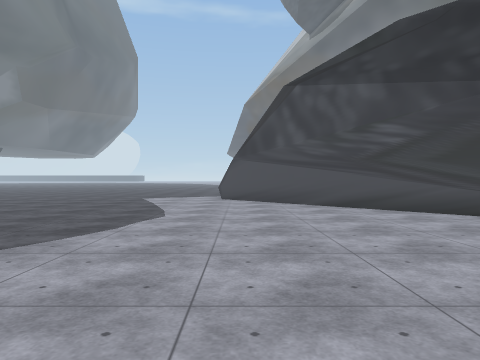
[1] (above)

18 first-person views from a walk through a scene from a Unity 3-D project. The camera is 1.3 m above the floor, looks level and sees 70° across. The floor is counted in squares, 2 m on a side. Each view is taken from the middle of a square. On the plan, view 1 faces up. The plan holds only what a view shows up to about 10 squares ahead; the rest is blank. The place goes on beyond the plan. Some animated figures are left out. Some surface patterns are stand-ins.

[2]
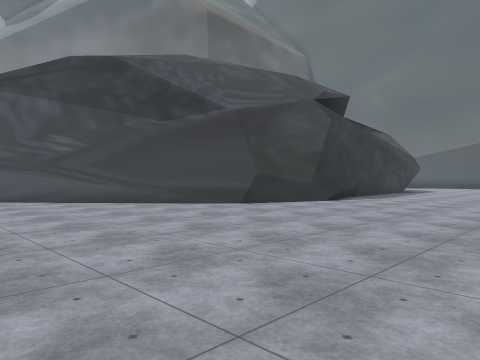

[3]
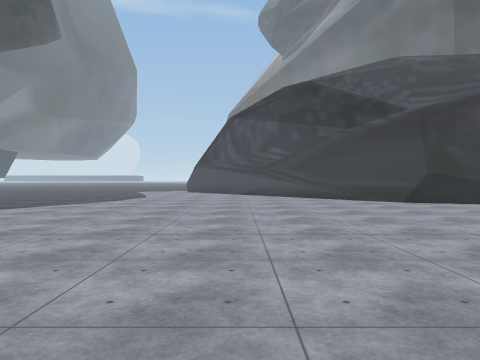

[4]
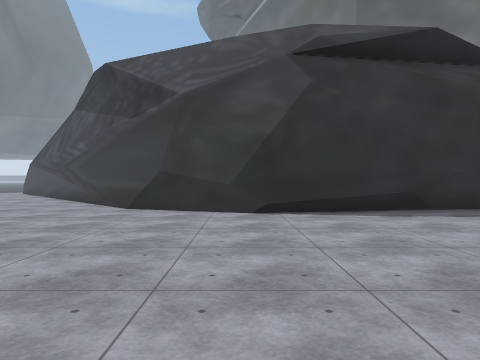

[5]
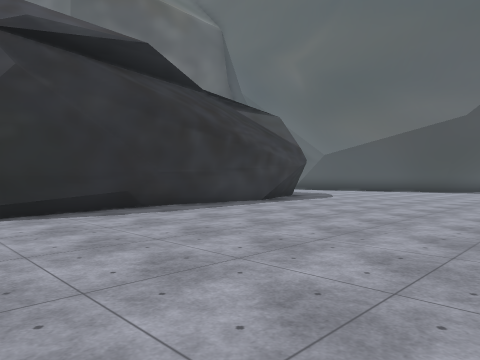

[6]
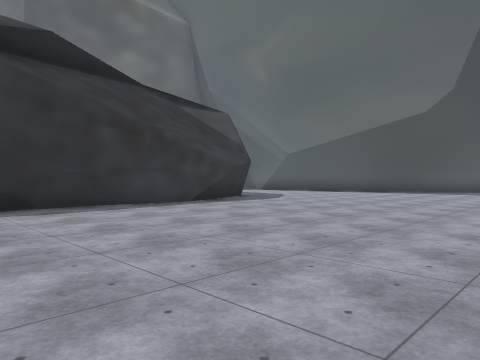

[7]
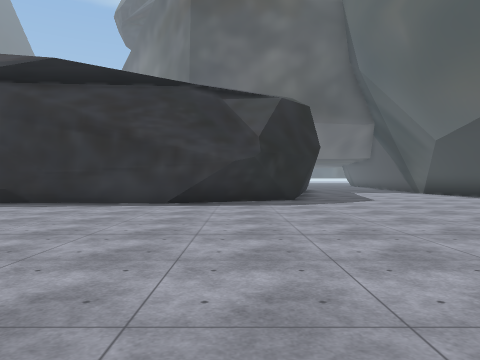

[8]
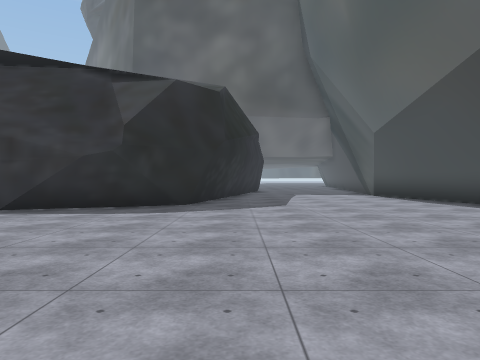

[9]
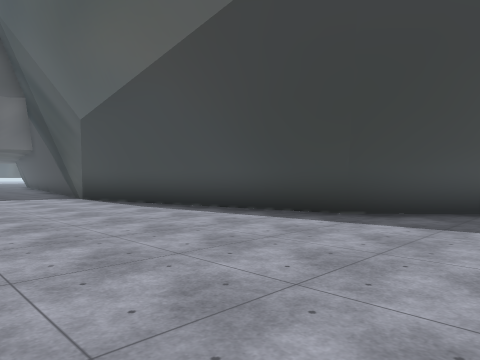

[10]
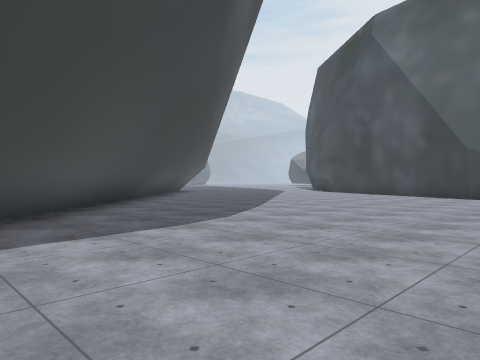

[11]
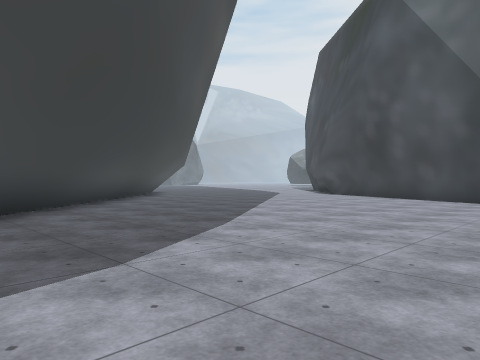

[12]
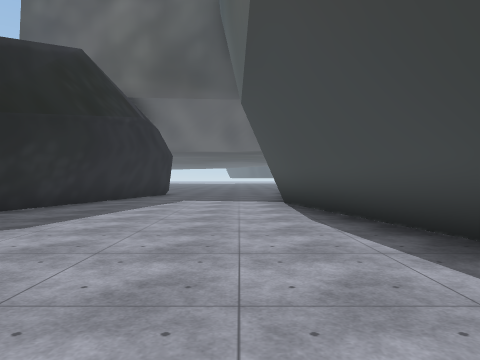

[13]
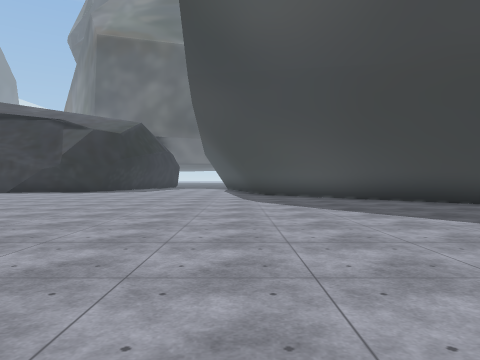

[14]
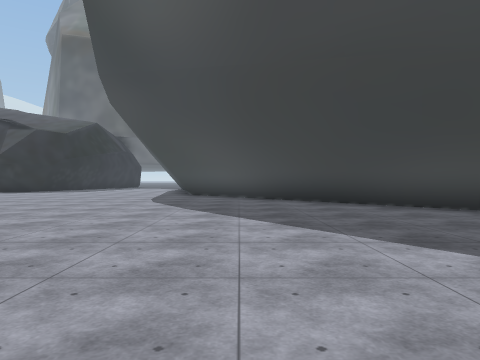

[15]
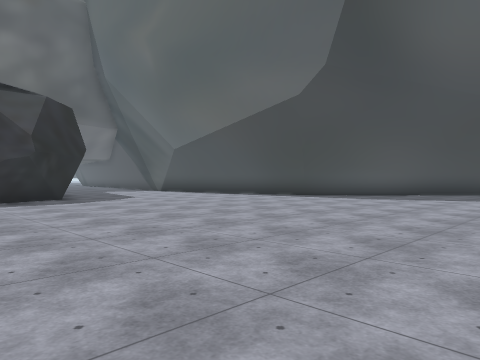

[16]
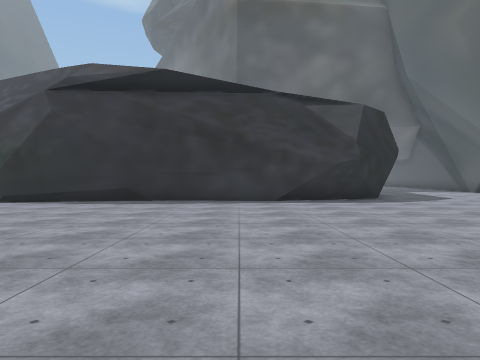

[17]
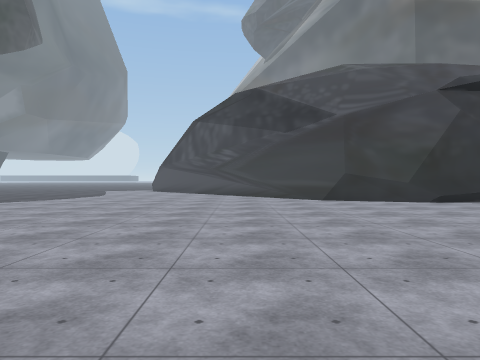

[18]
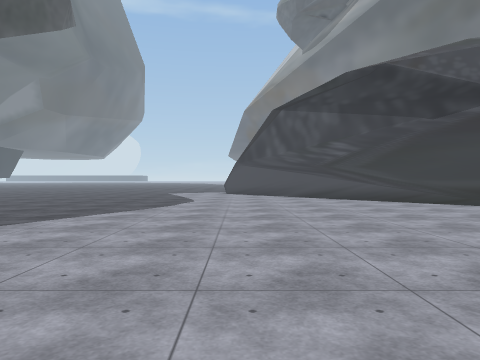

### Floor plan
Points are (right, up) in squares from view 1. A wall is a line through its corners. A room is listed if a view was taken in it or the views show most of it. See-through windows are left out.
Room 1 (views 1, 2, 3, 4, 5, 6, 7, 8, 9, 10, 11, 12, 13, 14, 15, 16, 17, 18)
walls: (14.1, 3.1) (12.7, 3.3); (16.5, 3) (13.1, 3.5); (13.7, 3.5) (10.5, 2.6); (13.6, 3.5) (8.8, 2.8) (7.1, 3.6) (2.1, 8.3); (9.5, 2.8) (8.9, 3.1); (18.4, 3) (12.7, 3.2); (9.2, 2.8) (8.6, 3.1); (9, 2.8) (6.6, 3.7); (6.7, 3.3) (0.5, 10); (20.5, 4.2) (17.3, 2.9); (28, -13.6) (28.4, -13.8); (22.2, 10) (21, 4.7) (19.8, 3.7) (18, 2.9); (34.5, -5.2) (28.6, 0.8) (26.9, 8.7); (34.6, -5.5) (28.4, 0.9) (26.7, 8.5)
low walls: (18, 3.4) (17.2, 3.1); (20.4, 4.4) (18.2, 3.5); (20.9, 5.3) (20.7, 4.6); (22, 10.1) (21.2, 6.8); (31.4, -1.4) (28.9, 1.1) (27.5, 7.4); (27.5, 7.5) (27.1, 9.2); (32.5, -2.5) (31.5, -1.5); (34.5, -4.8) (28.8, 1.1) (27, 9); (34.6, -4.6) (32.5, -2.6)

Where each view was taken, in squares from view 1:
view 1: 0 up, 0 right, facing up
view 2: 3 down, 0 right, facing up-right
view 3: 6 down, 2 right, facing up
view 4: 4 down, 9 right, facing up
view 5: 4 down, 9 right, facing up-right
view 6: 5 down, 11 right, facing up-right
view 7: 6 down, 19 right, facing up
view 8: 4 down, 22 right, facing up
view 9: 2 down, 23 right, facing up-right
view 10: 1 up, 24 right, facing down-right
view 11: 2 down, 26 right, facing down-right
view 12: 0 up, 26 right, facing up
view 13: 13 down, 28 right, facing up
view 14: 13 down, 31 right, facing up
view 15: 7 down, 17 right, facing up-right
view 16: 7 down, 16 right, facing up
view 17: 7 down, 4 right, facing up
view 18: 4 down, 0 right, facing up
